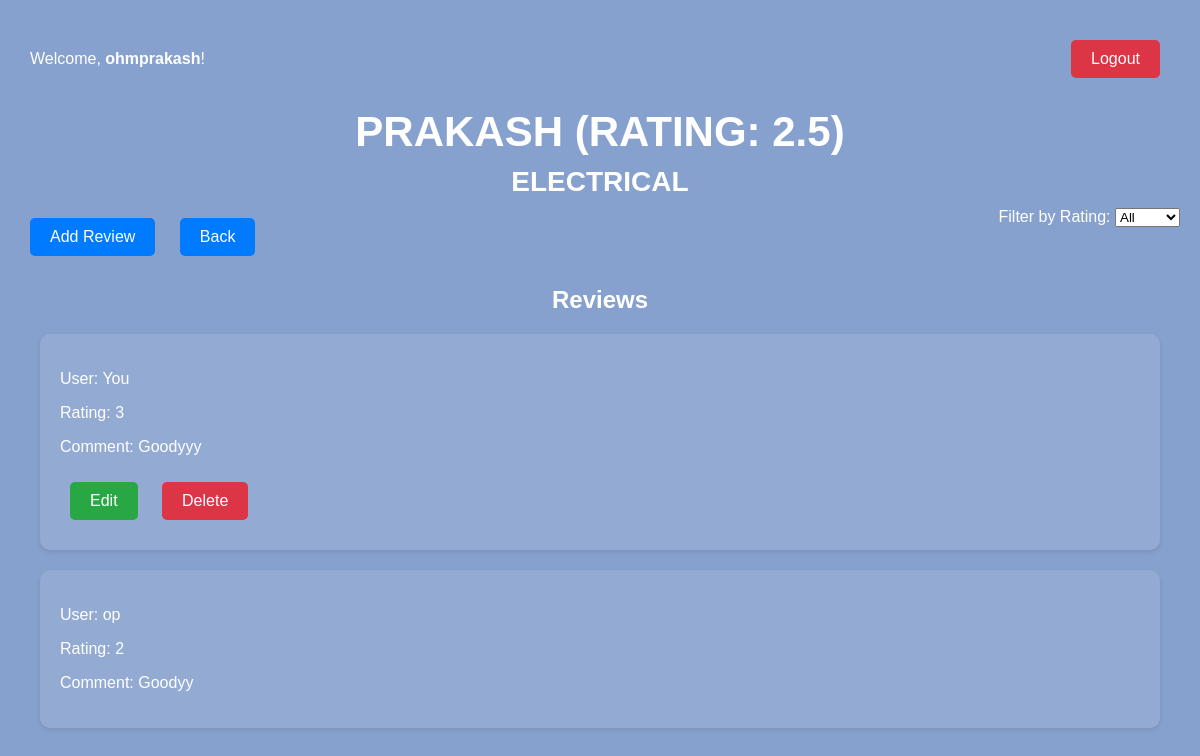
The app's page /teachers/2/ (signed in) with its own data.
### reviews/models.py (models this page shows)
class Teacher(models.Model):
    name = models.CharField(max_length=100)
    department = models.CharField(max_length=100)

class Review(models.Model):
    user = models.ForeignKey(User, on_delete=models.CASCADE)
    teacher = models.ForeignKey(Teacher, on_delete=models.CASCADE)
    rating = models.IntegerField()
    comment = models.TextField()
    created_at = models.DateTimeField(auto_now_add=True)

### reviews/views.py (the view)
# urls.py: path('teachers/<int:teacher_id>/', views.teacher_detail, name='teacher_detail'),
@login_required
def teacher_detail(request, teacher_id):
    teacher = Teacher.objects.get(pk=teacher_id)
    reviews = Review.objects.filter(teacher=teacher)
    average_rating = reviews.aggregate(Avg('rating'))['rating__avg']
    return render(request, 'teacher_detail.html', {'teacher': teacher, 'reviews': reviews, 'average_rating': average_rating})

### reviews/templates/teacher_detail.html (shortened to what this page needs)
<!DOCTYPE html>
<html lang="en">
<head>
</head>
<body>
    <div class="header">
        {% if user.is_authenticated %}
            <p>Welcome, <b>{{ user.username }}</b>!</p>
            <a href="{% url 'logout' %}" class="button logout-button">Logout</a>
        {% else %}
            <a href="{% url 'login' %}">Login</a>
        {% endif %}
    </div>
    <h2>{{ teacher.name }} (Rating: {{ average_rating|default:"N/A"|floatformat:"1" }})<br><p class="department">{{ teacher.department }}</p></h2>
    <div style="float: right;">
        <label for="rating-filter">Filter by Rating:</label>
        <select id="rating-filter">
            <option value="all">All</option>
        </select>
    </div>
    <a href="{% url 'add_review' teacher.id %}" class="button">Add Review</a>
    <a href="{% url 'teacher_list' %}" class="button">Back</a>
    <p class="reviews-title">Reviews</p>
    <ul>
        {% for review in reviews %}
            {% if review.user == user %}
                <li class="review" data-rating="{{ review.rating }}">
                    <p>User: You</p>
                    <p>Rating: {{ review.rating }}</p>
                    <p>Comment: {{ review.comment }}</p>
                    <a href="{% url 'edit_review' teacher.id review.id %}" class="button edit-button">Edit</a>
                    <a href="{% url 'delete_review' teacher.id review.id %}" class="button delete-button" onclick="return confirm('Are you sure you want to delete this review?')">Delete</a>
                </li>
            {% endif %}
        {% endfor %}
        {% for review in reviews %}
            {% if review.user != user %}
                <li class="review" data-rating="{{ review.rating }}">
                    <p>User:
                        {% if review.user.is_superuser %}
                            {{ review.user.username }} (Founder)
                        {% else %}
                            {{ review.user.username }}
                        {% endif %}
                    </p>
                    <p>Rating: {{ review.rating }}</p>
                    <p>Comment: {{ review.comment }}</p>
                </li>
            {% endif %}
        {% empty %}
            <p>No reviews available.</p>
        {% endfor %}
    </ul>
</body>
</html>

### reviews/templates/teacher_detail.html (style rules this page uses)
body, ul { margin: 0; padding: 0; font-family: Arial, sans-serif; }
body { background-color: #87A1CE; color: white; max-width: 1200px; margin: 0 auto; padding: 20px; font-family: 'Helvetica', sans-serif; min-height: 100vh; }
div.header { color: white; padding: 10px; display: flex; justify-content: space-between; align-items: center; transition: background 0.3s, transform 0.3s; }
a { color: white; text-decoration: none; margin: 0 10px; transition: color 0.3s; }
a.button { background-color: #007bff; color: #fff; padding: 10px 20px; text-decoration: none; border-radius: 5px; margin: 10px; display: inline-block; transition: background-color 0.3s, transform 0.3s; }
h2 { font-size: 42px; margin: 10px; text-align: center; text-transform: uppercase; color: white; }
ul { list-style: none; margin: 20px; }
li { margin-bottom: 20px; padding: 20px; background: rgba(255, 255, 255, 0.1); border-radius: 10px; box-shadow: 0 2px 4px rgba(0, 0, 0, 0.1); transition: transform 0.3s, box-shadow 0.3s; }
p.department { font-size: 28px; text-align: center; margin: 10px; color: white; }
a.edit-button { background-color: #28a745; color: #fff; }
a.delete-button { background-color: #dc3545; color: #fff; }
a.logout-button { background-color: #dc3545; color: #fff; }
p.reviews-title { font-size: 24px; text-align: center; font-weight: bold; margin: 20px 0; color: white; }

### records on screen
Teacher: name "PRAKASH", department "ELECTRICAL"
Review: rating "3", comment "Goodyyy"
Review: user.username "op", rating "2", comment "Goodyy"

### other values on screen
{{ user.username }} "ohmprakash"
{{ average_rating|default:"N/A"|floatformat:"1" }} "2.5"
